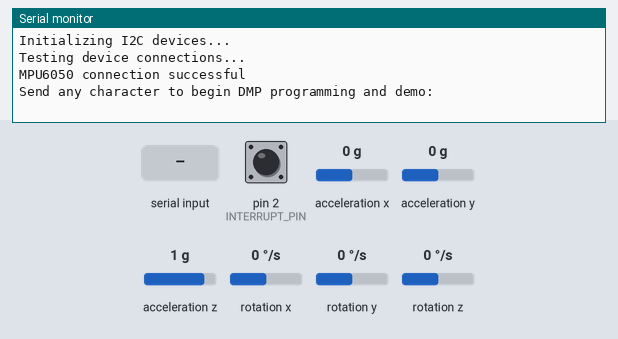
Bench run of a sketch on a simulated Arduino Uno, built with avr-gcc and run on an emulated ATmega328P. On the bench: the last lines printed to the serial monitor. The test bench sets the inputs (shaded band); at power-on: acceleration x 0 g, acceleration z 1 g, acceleration y 0 g, rotation z 0 °/s, pin 2 (INTERRUPT_PIN) LOW, rotation x 0 °/s, rotation y 0 °/s. The sensor or clock chip raises its interrupt line as the real part does.

Above: at 0.9 s.
1.0 s: "1\n" received over Serial
At 1.9 s:
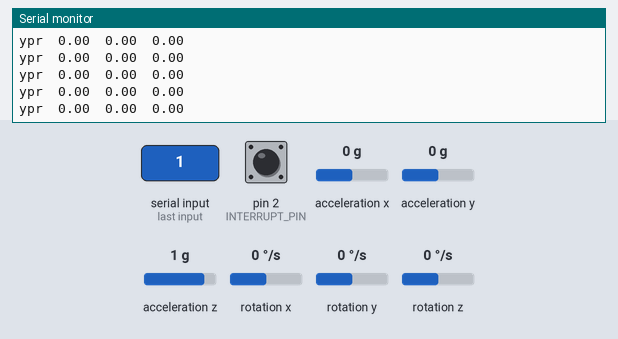
3.0 s: acceleration x set to -1.4 g
At 3.5 s:
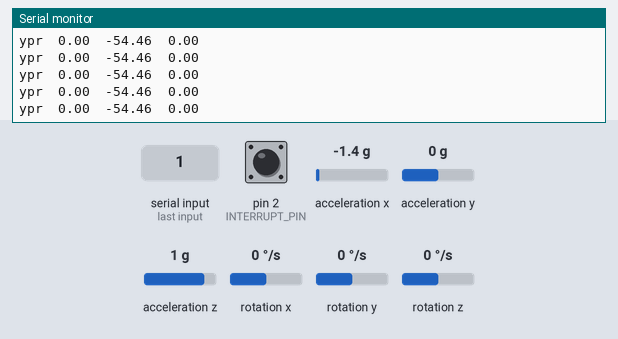
6.0 s: acceleration z set to -1.4 g
At 6.7 s:
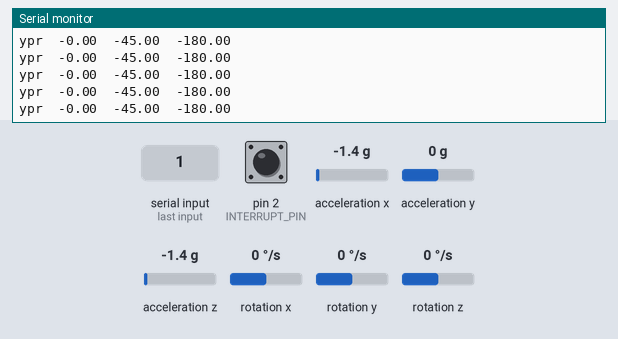
9.0 s: acceleration y set to -1.4 g
At 9.7 s:
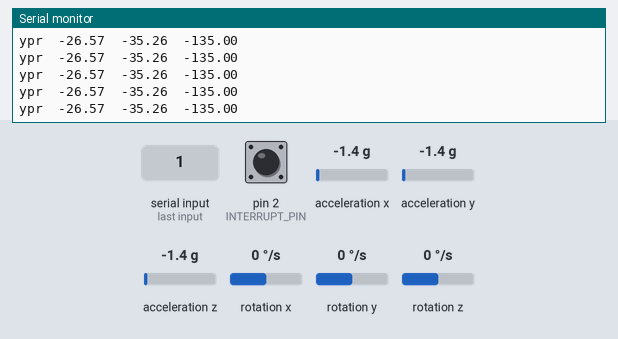
10.5 s: rotation z set to -192 °/s
At 11.2 s:
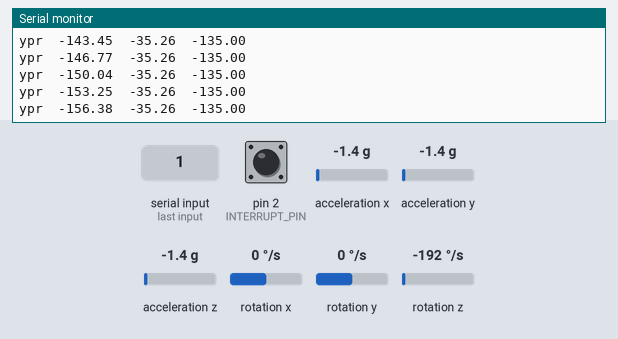
Timing chart, 0 to 13.0 s (numbered marks = the images above; inputs shaded):
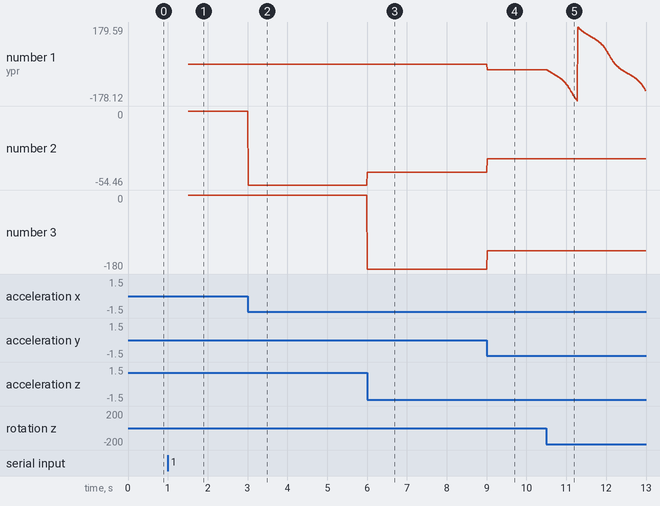

The sketch:

TestMpu6050_ViaDMP.ino
```cpp
/*******************************************************
   Baize_ServoDriver_esp32
   功能：测试MPU6050(DMP例程)
   引脚：MOSI:21   CLK:18   RS:12   RES:13   CS:5   BLK:15
   Designer: Allen
   E-mail:953598974@qq.com
   Date:2022-09-09 21:58
*******************************************************/
#include "I2Cdev.h"

#include "MPU6050_6Axis_MotionApps20.h"

#if I2CDEV_IMPLEMENTATION == I2CDEV_ARDUINO_WIRE
    #include "Wire.h"
#endif

MPU6050 mpu;

#define OUTPUT_READABLE_YAWPITCHROLL

#define INTERRUPT_PIN 2  // use pin 2 on Arduino Uno & most boards
bool blinkState = false;

bool dmpReady = false;  // set true if DMP init was successful
uint8_t mpuIntStatus;   // holds actual interrupt status byte from MPU
uint8_t devStatus;      // return status after each device operation (0 = success, !0 = error)
uint16_t packetSize;    // expected DMP packet size (default is 42 bytes)
uint16_t fifoCount;     // count of all bytes currently in FIFO
uint8_t fifoBuffer[64]; // FIFO storage buffer

// orientation/motion vars
Quaternion q;           // [w, x, y, z]         quaternion container
VectorInt16 aa;         // [x, y, z]            accel sensor measurements
VectorInt16 aaReal;     // [x, y, z]            gravity-free accel sensor measurements
VectorInt16 aaWorld;    // [x, y, z]            world-frame accel sensor measurements
VectorFloat gravity;    // [x, y, z]            gravity vector
float euler[3];         // [psi, theta, phi]    Euler angle container
float ypr[3];           // [yaw, pitch, roll]   yaw/pitch/roll container and gravity vector

// packet structure for InvenSense teapot demo
uint8_t teapotPacket[14] = { '$', 0x02, 0,0, 0,0, 0,0, 0,0, 0x00, 0x00, '\r', '\n' };

volatile bool mpuInterrupt = false;     // indicates whether MPU interrupt pin has gone high
void dmpDataReady() {
    mpuInterrupt = true;
}

void setup() {
    // join I2C bus (I2Cdev library doesn't do this automatically)
    #if I2CDEV_IMPLEMENTATION == I2CDEV_ARDUINO_WIRE
        Wire.begin();
        Wire.setClock(400000); // 400kHz I2C clock. Comment this line if having compilation difficulties
    #elif I2CDEV_IMPLEMENTATION == I2CDEV_BUILTIN_FASTWIRE
        Fastwire::setup(400, true);
    #endif

    // initialize serial communication
    // (115200 chosen because it is required for Teapot Demo output, but it's
    // really up to you depending on your project)
    Serial.begin(115200);
    while (!Serial); // wait for Leonardo enumeration, others continue immediately

    // initialize device
    Serial.println(F("Initializing I2C devices..."));
    mpu.initialize();
    pinMode(INTERRUPT_PIN, INPUT);

    // verify connection
    Serial.println(F("Testing device connections..."));
    Serial.println(mpu.testConnection() ? F("MPU6050 connection successful") : F("MPU6050 connection failed"));

    // wait for ready
    Serial.println(F("\nSend any character to begin DMP programming and demo: "));
    while (Serial.available() && Serial.read()); // empty buffer
    while (!Serial.available());                 // wait for data
    while (Serial.available() && Serial.read()); // empty buffer again

    // load and configure the DMP
    Serial.println(F("Initializing DMP..."));
    devStatus = mpu.dmpInitialize();

    // supply your own gyro offsets here, scaled for min sensitivity
    mpu.setXGyroOffset(220);
    mpu.setYGyroOffset(76);
    mpu.setZGyroOffset(-85);
    mpu.setZAccelOffset(1788); // 1688 factory default for my test chip

    // make sure it worked (returns 0 if so)
    if (devStatus == 0) {
        // Calibration Time: generate offsets and calibrate our MPU6050
        mpu.CalibrateAccel(6);
        mpu.CalibrateGyro(6);
        mpu.PrintActiveOffsets();
        // turn on the DMP, now that it's ready
        Serial.println(F("Enabling DMP..."));
        mpu.setDMPEnabled(true);

        // enable Arduino interrupt detection
        Serial.print(F("Enabling interrupt detection (Arduino external interrupt "));
        Serial.print(digitalPinToInterrupt(INTERRUPT_PIN));
        Serial.println(F(")..."));
        attachInterrupt(digitalPinToInterrupt(INTERRUPT_PIN), dmpDataReady, RISING);
        mpuIntStatus = mpu.getIntStatus();

        // set our DMP Ready flag so the main loop() function knows it's okay to use it
        Serial.println(F("DMP ready! Waiting for first interrupt..."));
        dmpReady = true;

        // get expected DMP packet size for later comparison
        packetSize = mpu.dmpGetFIFOPacketSize();
    } else {
        // ERROR!
        // 1 = initial memory load failed
        // 2 = DMP configuration updates failed
        // (if it's going to break, usually the code will be 1)
        Serial.print(F("DMP Initialization failed (code "));
        Serial.print(devStatus);
        Serial.println(F(")"));
    }
}

void loop() {
    // if programming failed, don't try to do anything
    if (!dmpReady) return;
    if (mpu.dmpGetCurrentFIFOPacket(fifoBuffer)) { // Get the Latest packet
            mpu.dmpGetQuaternion(&q, fifoBuffer);
            mpu.dmpGetGravity(&gravity, &q);
            mpu.dmpGetYawPitchRoll(ypr, &q, &gravity);
            Serial.print("ypr\t");
            Serial.print(ypr[0] * 180/M_PI);
            Serial.print("\t");
            Serial.print(ypr[1] * 180/M_PI);
            Serial.print("\t");
            Serial.println(ypr[2] * 180/M_PI);
    }
}
```

Measured:
- after the input at 1.0 s, the serial monitor: prints a new line at once (image 1)
- after the input at 3.0 s, the serial monitor: prints a new line at once (image 2)
- after the input at 6.0 s, the serial monitor: prints a new line at once (image 3)
- after the input at 9.0 s, the serial monitor: prints a new line at once (image 4)
- after the input at 10.5 s, the serial monitor: prints a new line at once (image 5)
- plotted number 1: 0 → -26.57 after the input at 9.0 s, -26.57 → -128.45 after the input at 10.5 s
- plotted number 2: 0 → -54.46 after the input at 3.0 s, -54.46 → -45 after the input at 6.0 s, -45 → -35.26 after the input at 9.0 s
- plotted number 3: 0 → -180 after the input at 6.0 s, -180 → -135 after the input at 9.0 s
